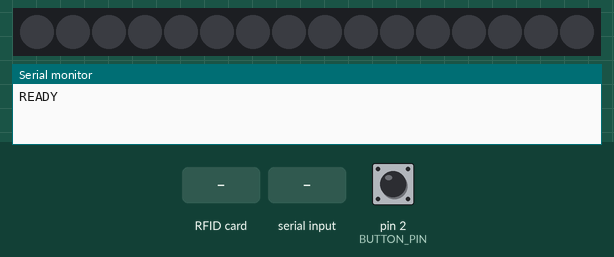
Recording of a sketch running on a simulated Arduino Uno, built with avr-gcc and run on an emulated ATmega328P. Parts: 16 RGB LEDs in strip order, left to right, the last lines printed to the serial monitor. Inputs (shaded band) come from the test bench; at power-on: pin 2 (BUTTON_PIN) HIGH. Dim RGB values are drawn brighter than linear.

Above: at 1.2 s.
1.3 s: RFID card 5E 7A 19 C4 held to the reader
At 1.8 s:
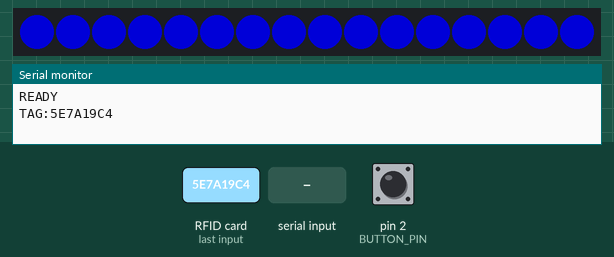
3.5 s: pin 2 (BUTTON_PIN) pulled LOW for 1 s
At 3.83 s:
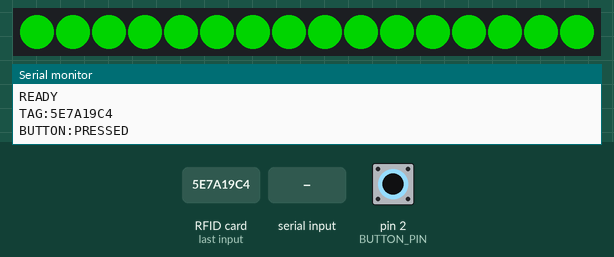
6.0 s: "LED:90\n" received over Serial
At 6.3 s:
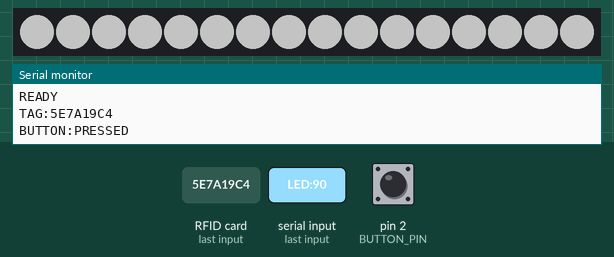
7.5 s: "LED:,45\n" received over Serial
At 8.7 s:
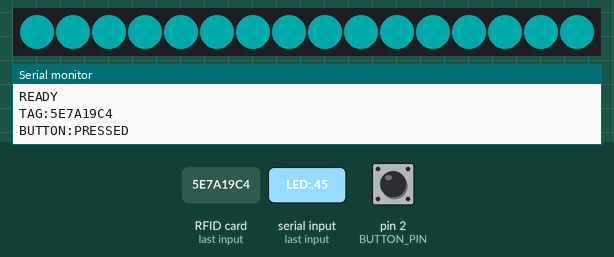
9.0 s: "LED:\n" received over Serial
At 10.0 s:
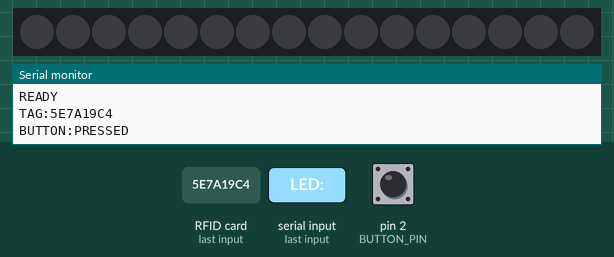
Timing chart, 0 to 11.5 s (numbered marks = the images above; inputs shaded):
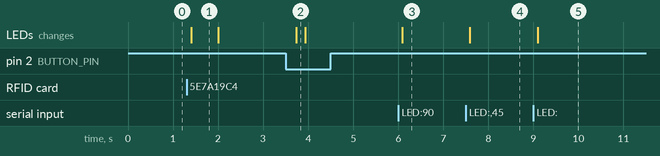

The sketch:

arduino_rfid_led.ino
```cpp
#include <SPI.h>
#include <MFRC522.h>
#include <FastLED.h>

#define SS_PIN 10
#define RST_PIN 9
#define LED_PIN 6
#define NUM_LEDS 16
#define BUTTON_PIN 2   // 버튼 핀 추가

MFRC522 rfid(SS_PIN, RST_PIN);
CRGB leds[NUM_LEDS];

bool lastButtonState = HIGH;
bool buttonState = HIGH;
unsigned long lastDebounceTime = 0;
unsigned long debounceDelay = 50;

void setup() {
  Serial.begin(9600);        // HC-06 기본 통신속도 9600
  SPI.begin();
  rfid.PCD_Init();

  FastLED.addLeds<WS2812B, LED_PIN, GRB>(leds, NUM_LEDS);
  FastLED.clear();
  FastLED.show();

  pinMode(BUTTON_PIN, INPUT_PULLUP);  // 버튼 핀 설정 (풀업 저항 사용)

  Serial.println("READY");   // 폰 앱이 연결되었는지 확인용
}

void loop() {
  rfid.PCD_Init();
  delay(50);

  // -----------------------------
  // ① 버튼 입력 감지 → 폰으로 분석 시작 신호 전송
  // -----------------------------
  bool reading = digitalRead(BUTTON_PIN);

  if (reading != lastButtonState) {
    lastDebounceTime = millis();
  }

  if ((millis() - lastDebounceTime) > debounceDelay) {
    if (reading != buttonState) {
      buttonState = reading;

      // 버튼이 눌렸을 때 (LOW, 풀업 저항 사용)
      if (buttonState == LOW) {
        Serial.println("BUTTON:PRESSED");

        // 버튼 피드백 LED
        lightMatrix(CRGB::Green);
        delay(200);
        clearLED();
      }
    }
  }
  lastButtonState = reading;

  // -----------------------------
  // ② RFID 태그 감지 → 폰으로 UID 전송
  // -----------------------------
  if (rfid.PICC_IsNewCardPresent() && rfid.PICC_ReadCardSerial()) {
    String uid = getUID();

    // 폰으로 메시지 전송 → "TAG:xxxxxx"
    Serial.print("TAG:");
    Serial.println(uid);

    // 기본 LED 반응 (선택 사항)
    lightMatrix(CRGB::DarkBlue);
    delay(600);
    clearLED();

    rfid.PICC_HaltA();
  }

  // -----------------------------
  // ③ 폰 → LED 명령 수신
  // -----------------------------
  if (Serial.available()) {
    String cmd = Serial.readStringUntil('\n');
    cmd.trim();

    handleCommand(cmd);
  }
}

// ==================================================
// RFID UID 추출 함수
// ==================================================
String getUID() {
  String uid = "";
  for (byte i = 0; i < rfid.uid.size; i++) {
    if (rfid.uid.uidByte[i] < 0x10) uid += "0";
    uid += String(rfid.uid.uidByte[i], HEX);
  }
  uid.toUpperCase();
  return uid;
}

// ==================================================
// 폰으로부터 받은 명령 처리
// LED: R,G,B 형식
// ex) LED:255,0,100
// CLEAR: LED 끄기
// ==================================================
void handleCommand(String cmd) {
  if (cmd.startsWith("LED:")) {
    // 문자열 파싱
    cmd.remove(0, 4);  // "LED:" 제거
    int r = cmd.substring(0, cmd.indexOf(',')).toInt();

    cmd = cmd.substring(cmd.indexOf(',') + 1);
    int g = cmd.substring(0, cmd.indexOf(',')).toInt();

    cmd = cmd.substring(cmd.indexOf(',') + 1);
    int b = cmd.toInt();

    lightMatrix(CRGB(r, g, b));
    return;
  }

  if (cmd == "CLEAR") {
    clearLED();
    return;
  }

  // ACK 응답
  if (cmd == "PING") {
    Serial.println("PONG");
    return;
  }
}

// ==================================================
// LED 점등
// ==================================================
void lightMatrix(CRGB color) {
  for (int i = 0; i < NUM_LEDS; i++) {
    leds[i] = color;
  }
  FastLED.show();
}

void clearLED() {
  FastLED.clear();
  FastLED.show();
}
```

Measured:
- after the input at 1.3 s, the LEDs: change after 0.11 s (image 1)
- after the input at 3.5 s, the LEDs: change after 0.24 s (image 2)
- after the input at 6.0 s, the LEDs: change after 0.09 s (image 3)
- after the input at 7.5 s, the LEDs: change after 0.09 s (image 4)
- after the input at 9.0 s, the LEDs: change after 0.09 s (image 5)
- what the display in image 1 shows lasts 0.6 s, from 1.4 s to 2.0 s
